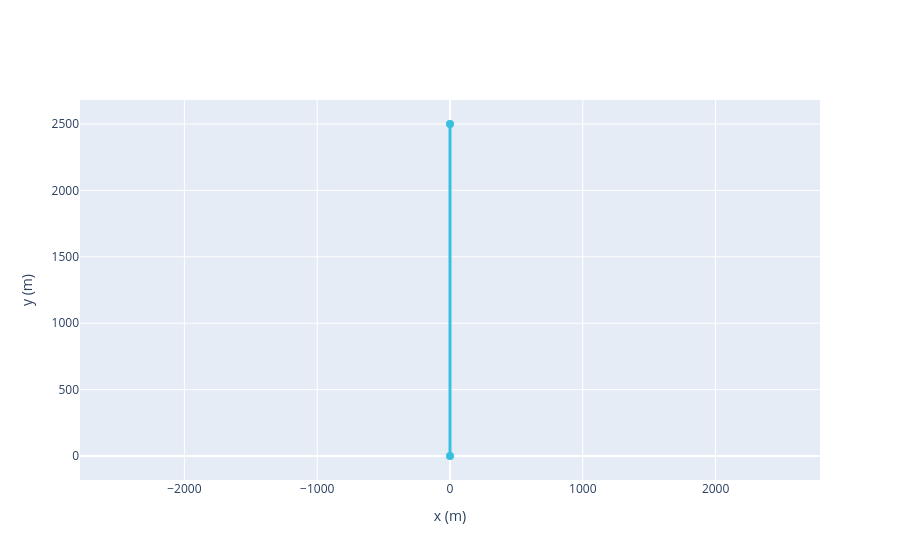

Write notebook code for a chart like this one.
### Code cell
base_case.plot_geometry();

### Figure 1 — Plotly figure (JSON) as saved in the notebook; plotly's stock layout.template omitted (floating-point values rounded to 4 significant figures)
{"data": [{"hoverinfo": "text", "hovertext": ["ID: 0<br>Label: N/A<br>Cross-section ID: 0<br>Thermal Coupling: N/A"], "line": {"color": "#39C0E0", "width": 3}, "marker": {"color": "#39C0E0", "size": 8}, "mode": "lines+markers", "name": "Production", "type": "scatter", "x": [0, 1.531e-13], "y": [0, 2500]}], "layout": {"showlegend": false, "xaxis": {"scaleanchor": "y", "title": {"text": "x (m)"}}, "yaxis": {"scaleanchor": "x", "title": {"text": "y (m)"}}}}
